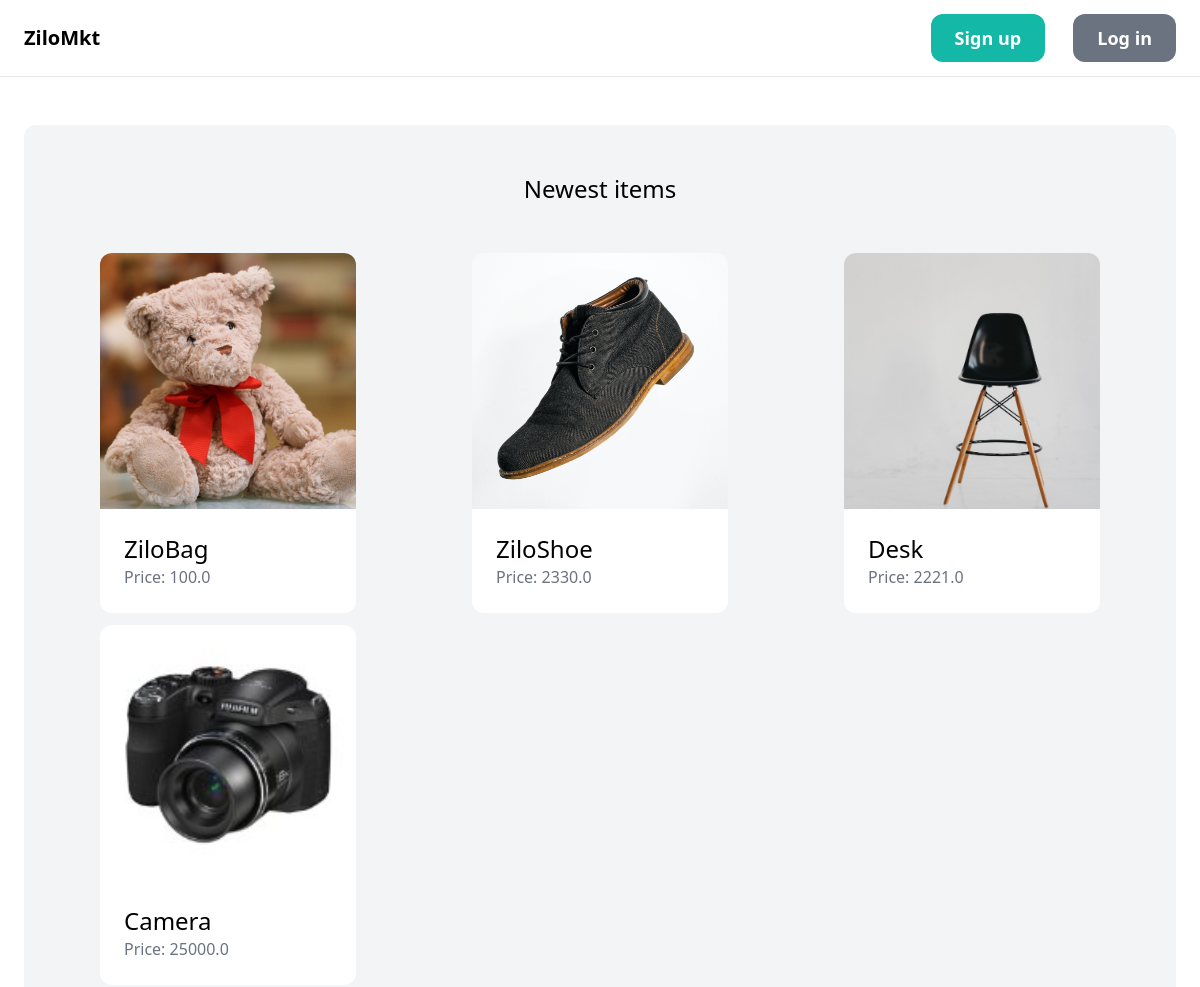
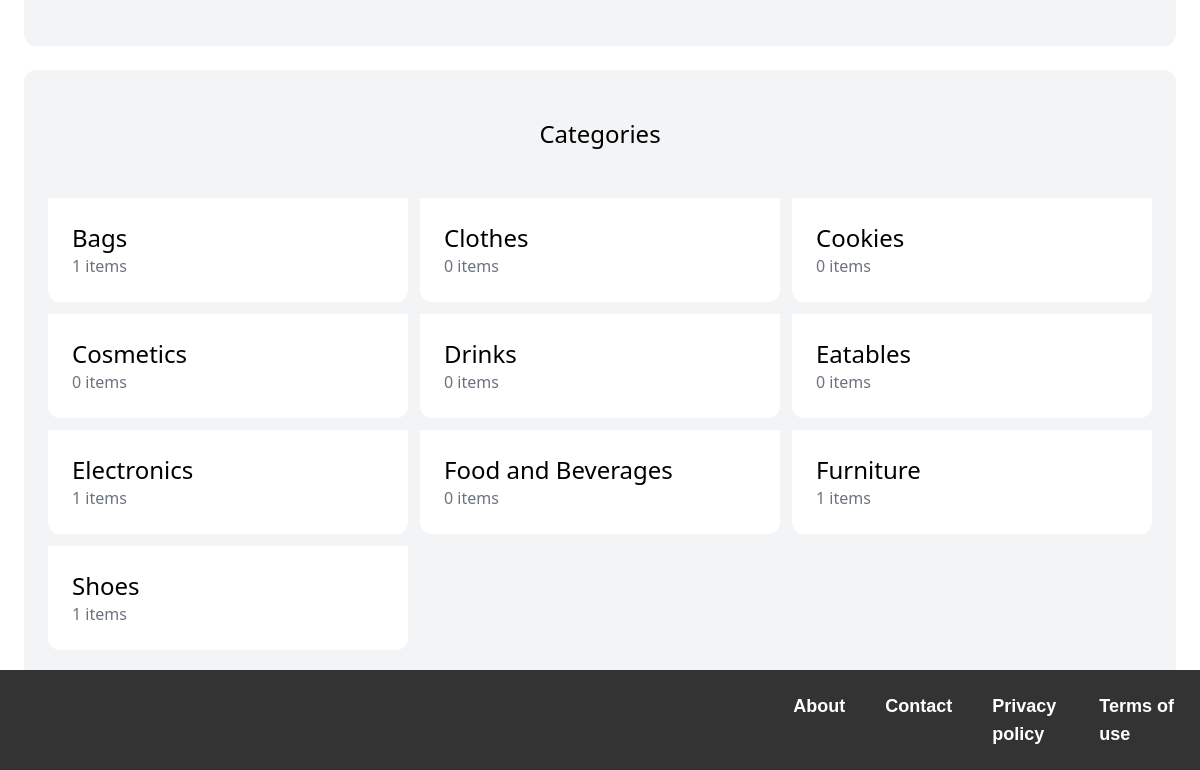
The page / on the database its author committed (2 pictures, top to bottom).
### item/models.py (models this page shows, shortened)
class Item(models.Model):
    category = models.ForeignKey(Category, related_name='items', on_delete=models.CASCADE)
    name = models.CharField(max_length=255)
    description = models.TextField(blank=True, null=True)
    price = models.FloatField()
    image = models.ImageField(upload_to='item_images', blank=True, null=True)
    is_sold = models.BooleanField(default=False)
    created_by = models.ForeignKey(settings.AUTH_USER_MODEL, related_name='items', on_delete=models.CASCADE)
    created_at = models.DateTimeField(auto_now_add=True)

class Category(models.Model):
    name = models.CharField(max_length=255)
    class Meta:
        ordering = ('name',)
        verbose_name_plural = 'Categories'

### core/views.py (the view)
# urls.py: path('', views.index, name='index'),
def index(request):
    items = Item.objects.filter(is_sold=False)[0:6]
    categories = Category.objects.all()
    return render(request, 'core/index.html', {
        'categories': categories,
        'items': items,
    })

### core/templates/core/index.html (shortened to what this page needs)
{% extends 'core/base.html' %}
{% block content %}
<div class="mt-6 px-6 py-12 bg-gray-100 rounded-xl">
<h2 class="mb-12 text-2xl text-center">Newest items</h2>
    <div class="grid grid-cols-1 sm:grid-cols-2 lg:grid-cols-3 gap-3">
        {% for item in items %}
            <div class="flex flex-col items-center">
                <a href="{% url 'item:detail' item.id %}">
                    <div class="w-64 h-64">
                        <img src="{{ item.image.url }}" class="object-cover w-full h-full rounded-t-xl">
                    </div>
                    <div class="p-6 bg-white rounded-b-xl w-64">
                        <h2 class="text-2xl">{{ item.name }}</h2>
                        <p class="text-gray-500">Price: {{ item.price }}</p>
                    </div>
                </a>
            </div>
        {% endfor %}
    </div>
</div>
<div class="mt-6 px-6 py-12 bg-gray-100 rounded-xl">
    <h2 class="mb-12 text-2xl text-center">Categories</h2>
    <div class="grid grid-cols-1 sm:grid-cols-2 lg:grid-cols-3 gap-3">
        {% for category in categories %}
            <div>
                <a href="#">
                    <div class="p-6 bg-white rounded-b-xl">
                        <h2 class="text-2xl">{{ category.name }}</h2>
                        <p class="text-gray-500">{{ category.items.count }} items</p>
                    </div>
                </a>
            </div>
        {% endfor %}
    </div>
</div>
{% endblock %}

### core/templates/core/base.html (style rules this page uses)
html { position: relative; min-height: 100%; }
body { margin-bottom: 100px; }

### rows shown on the page
Item: image (picture), name "ZiloBag", price "100.0"
Item: image (picture), name "ZiloShoe", price "2330.0"
Item: image (picture), name "Desk", price "2221.0"
Item: image (picture), name "Camera", price "25000.0"
Category: name "Bags", items.count "1"
Category: name "Clothes", items.count "0"
Category: name "Cookies", items.count "0"
Category: name "Cosmetics", items.count "0"
Category: name "Drinks", items.count "0"
Category: name "Eatables", items.count "0"
Category: name "Electronics", items.count "1"
Category: name "Food and Beverages", items.count "0"
Category: name "Furniture", items.count "1"
Category: name "Shoes", items.count "1"
